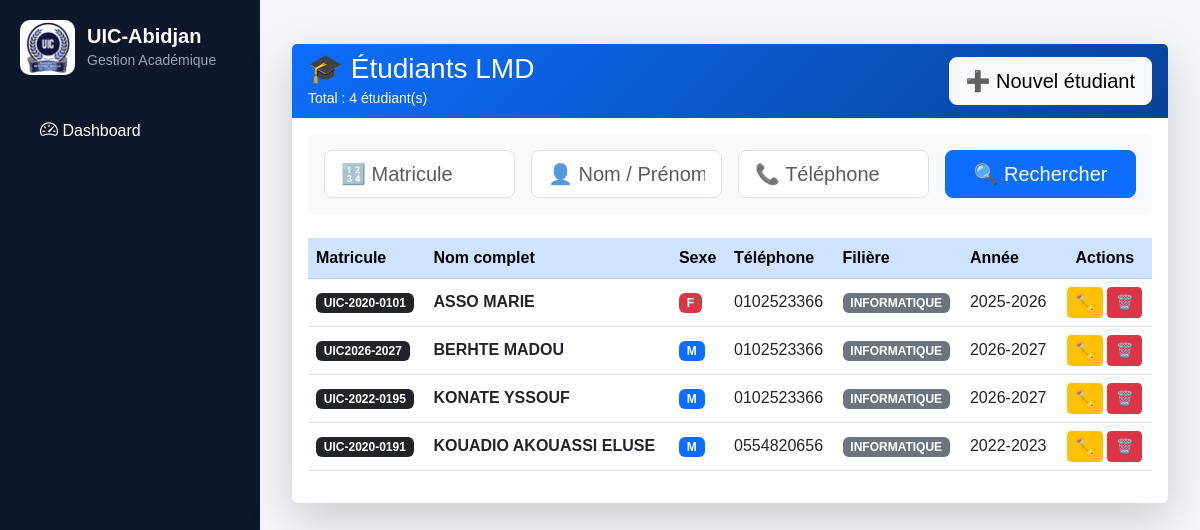
Page /lmd/etudiants/ on the earlier database version.
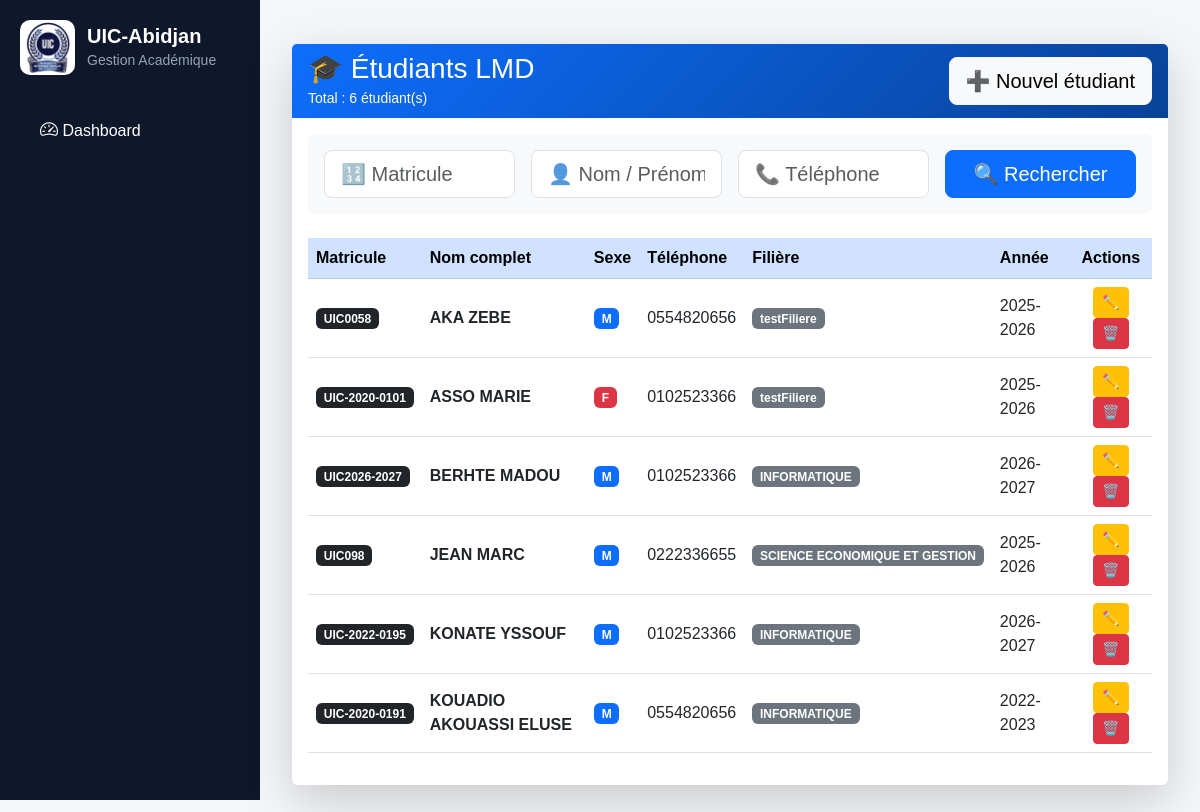
Same page on the later database version.
### lmd/models.py (models this page shows, shortened)
class EtudiantLMD(models.Model):
    user = models.OneToOneField(
        User,
        on_delete=models.CASCADE,
        null=True,
        blank=True
    )
    matricule = models.CharField(max_length=50, unique=True)
    nom = models.CharField(max_length=100)
    prenoms = models.CharField(max_length=150)
    ues = models.ManyToManyField("UE", blank=True)
    ecues = models.ManyToManyField("ECUE", blank=True)
    sexe = models.CharField(
        max_length=1,
        choices=(
            ('M', 'Masculin'),
            ('F', 'Féminin'),
        )
    )
    STATUTS = [
        ("AF", "Affecté"),
        ("NF", "Non Affecté"),
    ]
    statut = models.CharField(
         max_length=2,
         choices=STATUTS,
         default="NF"
    )
    date_naissance = models.DateField(null=True, blank=True)
    lieu_naissance = models.CharField(
        max_length=100,
        blank=True,
        null=True
    )
    telephone = models.CharField(max_length=30, blank=True)
    email = models.EmailField(blank=True)
    NIVEAUX = [
        ("L1", "Licence 1"),
        ("L2", "Licence 2"),
        ("L3", "Licence 3"),
        ("M1", "Master 1"),
        ("M2", "Master 2"),
        ("DOC", "Doctorat"),
    ]
    niveau = models.CharField(
        max_length=10,
        choices=NIVEAUX
    )
    filiere = models.ForeignKey(
    "FiliereLMD",
    on_delete=models.CASCADE
    )
    annee_academique = models.CharField(max_length=20)
    date_inscription = models.DateTimeField(auto_now_add=True)
    actif = models.BooleanField(default=True)

class FiliereLMD(models.Model):
    code = models.CharField(max_length=20, unique=True)
    libelle = models.CharField(max_length=100)
    def __str__(self):
        return self.libelle

### lmd/views.py (the view)
# urls.py: path('etudiants/', views.etudiant_lmd_list, name='etudiant_lmd_list'),
def etudiant_lmd_list(request):
    etudiants = EtudiantLMD.objects.select_related(
        "user",
        "filiere"
    )
    matricule = request.GET.get("matricule")
    nom = request.GET.get("nom")
    telephone = request.GET.get("telephone")
    ue = request.GET.get("ue")
    if matricule:
        etudiants = etudiants.filter(
            matricule__icontains=matricule
        )
    if nom:
        etudiants = etudiants.filter(
            Q(nom__icontains=nom) |
            Q(prenoms__icontains=nom)
        )
    if telephone:
        etudiants = etudiants.filter(
            telephone__icontains=telephone
        )
    if ue:
        etudiants = etudiants.filter(
            note_lmd__ecue__code__icontains=ue
        ).distinct()
    etudiants = etudiants.order_by("nom")
    paginator = Paginator(etudiants, 10)
    page_number = request.GET.get("page")
    page_obj = paginator.get_page(page_number)
    return render(request, "lmd/etudiants/list.html", {
        "page_obj": page_obj,
         "ues": UE.objects.all(),
         "ecues": ECUE.objects.all(),
        "filieres": FiliereLMD.objects.all(),
    })

### lmd/templates/lmd/etudiants/list.html (shortened to what the changed rows need)
{% extends "base.html" %}
{% block content %}
<div class="container-fluid py-4">
    <div class="card border-0 shadow-lg">
        <div class="card-header text-white border-0" style="background: linear-gradient(135deg,#0d6efd,#084298);">
            <div class="d-flex justify-content-between align-items-center">
                <div>
                    <h3 class="mb-0">🎓 Étudiants LMD</h3>
                    <small>
                        Total : {{ page_obj.paginator.count }} étudiant(s)
                    </small>
                </div>
            </div>
        </div>
        <div class="card-body">
            <div class="table-responsive">
                <table class="table table-hover align-middle">
                    <thead class="table-primary">
                        <tr>
                            <th>Matricule</th>
                            <th>Nom complet</th>
                            <th>Sexe</th>
                            <th>Téléphone</th>
                            <th>Filière</th>
                            <th>Année</th>
                            <th class="text-center">Actions</th>
                        </tr>
                    </thead>
                    <tbody>
                        {% for e in page_obj %}
                        <tr>
                            <td>
                                <span class="badge bg-dark">
                                    {{ e.matricule }}
                                </span>
                            </td>
                            <td>
                                <strong>{{ e.nom|upper }} {{ e.prenoms }}</strong>
                            </td>
                            <td>
                                {% if e.sexe == "M" %}
                                <span class="badge bg-primary">M</span>
                                {% else %}
                                <span class="badge bg-danger">F</span>
                                {% endif %}
                            </td>
                            <td>{{ e.telephone }}</td>
                            <td>
                                <span class="badge bg-secondary">
                                    {{ e.filiere }}
                                </span>
                            </td>
                            <td>{{ e.annee_academique }}</td>
                            <td class="text-center">
                                <button class="btn btn-warning btn-sm" data-bs-toggle="modal"
                                    data-bs-target="#editModal{{ e.id }}">
                                    ✏️
                                </button>
                                <button class="btn btn-danger btn-sm" data-bs-toggle="modal"
                                    data-bs-target="#deleteModal{{ e.id }}">
                                    🗑️
                                </button>
                            </td>
                        </tr>
                        {% empty %}
                        <tr>
                            <td colspan="7" class="text-center py-5 text-muted">
                                Aucun étudiant trouvé
                            </td>
                        </tr>
                        {% endfor %}
                    </tbody>
                </table>
            </div>
        </div>
    </div>
</div>
{% endblock %}

Differences in the rows shown:
added EtudiantLMD: matricule "UIC0058", nom "AKA", prenoms "ZEBE", sexe "M", telephone "0554820656", filiere "testFiliere", annee_academique "2025-2026"
changed EtudiantLMD "ASSO": filiere "INFORMATIQUE" → "testFiliere"
added EtudiantLMD: matricule "UIC098", nom "JEAN", prenoms "MARC", sexe "M", telephone "0222336655", filiere "SCIENCE ECONOMIQUE ET GESTION", annee_academique "2025-2026"
Other differences:
{{ page_obj.paginator.count }}: "4" → "6"
